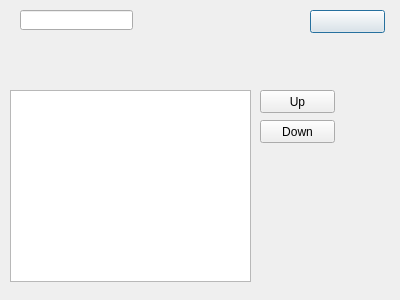
<?xml version="1.0" encoding="UTF-8"?>
<ui version="4.0">
 <class>DialogImport</class>
 <widget class="QDialog" name="DialogImport">
  <property name="geometry">
   <rect>
    <x>0</x>
    <y>0</y>
    <width>400</width>
    <height>300</height>
   </rect>
  </property>
  <property name="windowTitle">
   <string>Dialog</string>
  </property>
  <widget class="QPushButton" name="buttonOpen">
   <property name="geometry">
    <rect>
     <x>310</x>
     <y>10</y>
     <width>75</width>
     <height>23</height>
    </rect>
   </property>
   <property name="text">
    <string/>
   </property>
   <property name="icon">
    <iconset resource="../../resources/resource.qrc">
     <normaloff>:/icons_black/icons_black/open_folder_black.png</normaloff>:/icons_black/icons_black/open_folder_black.png</iconset>
   </property>
  </widget>
  <widget class="QLineEdit" name="textFileToImport">
   <property name="geometry">
    <rect>
     <x>20</x>
     <y>10</y>
     <width>113</width>
     <height>20</height>
    </rect>
   </property>
  </widget>
  <widget class="QListWidget" name="listItems">
   <property name="geometry">
    <rect>
     <x>10</x>
     <y>90</y>
     <width>241</width>
     <height>192</height>
    </rect>
   </property>
  </widget>
  <widget class="QPushButton" name="buttonUp">
   <property name="geometry">
    <rect>
     <x>260</x>
     <y>90</y>
     <width>75</width>
     <height>23</height>
    </rect>
   </property>
   <property name="text">
    <string>Up</string>
   </property>
  </widget>
  <widget class="QPushButton" name="buttonDown">
   <property name="geometry">
    <rect>
     <x>260</x>
     <y>120</y>
     <width>75</width>
     <height>23</height>
    </rect>
   </property>
   <property name="text">
    <string>Down</string>
   </property>
  </widget>
 </widget>
 <resources>
  <include location="../../resources/resource.qrc"/>
 </resources>
 <connections/>
</ui>
